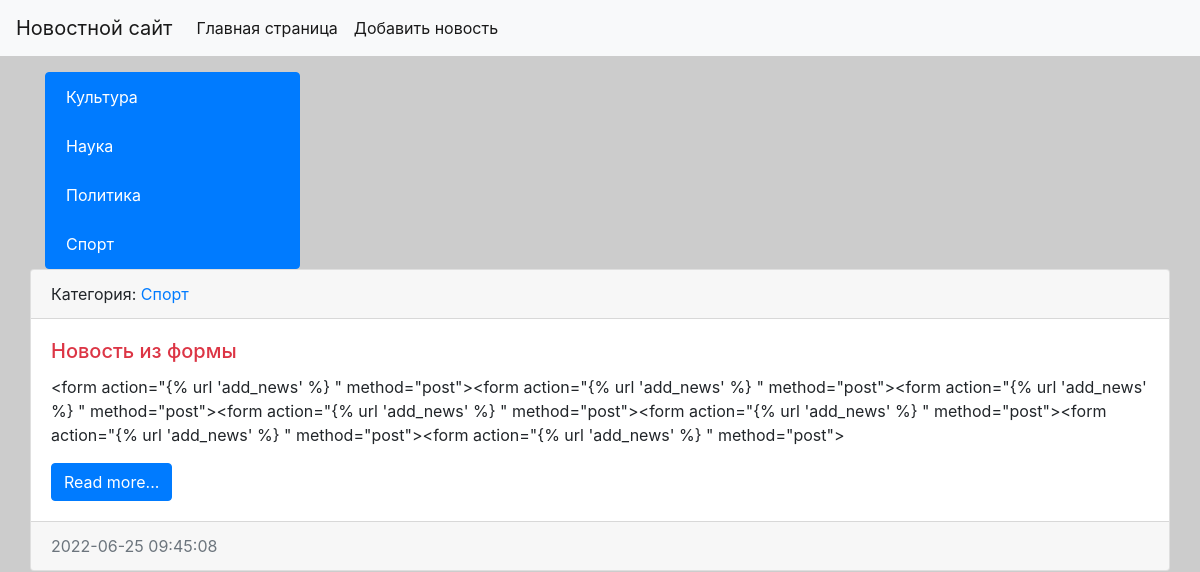
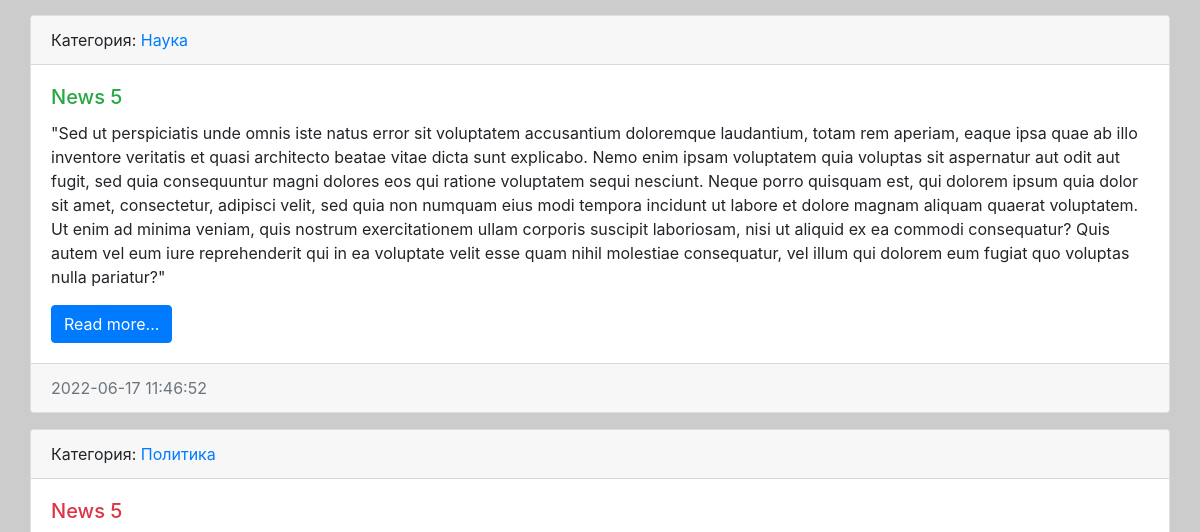
The app's page / (upper part), older data (2 pictures, top to bottom).
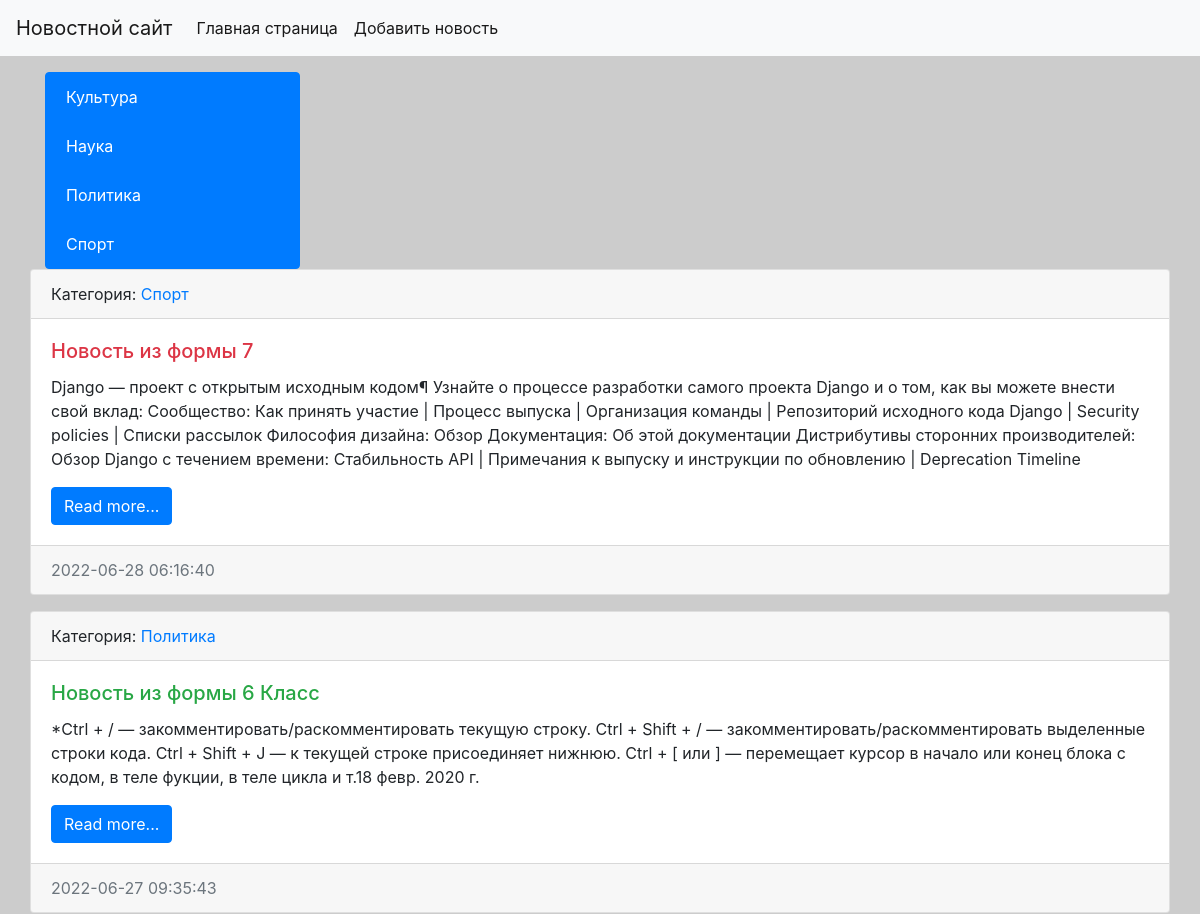
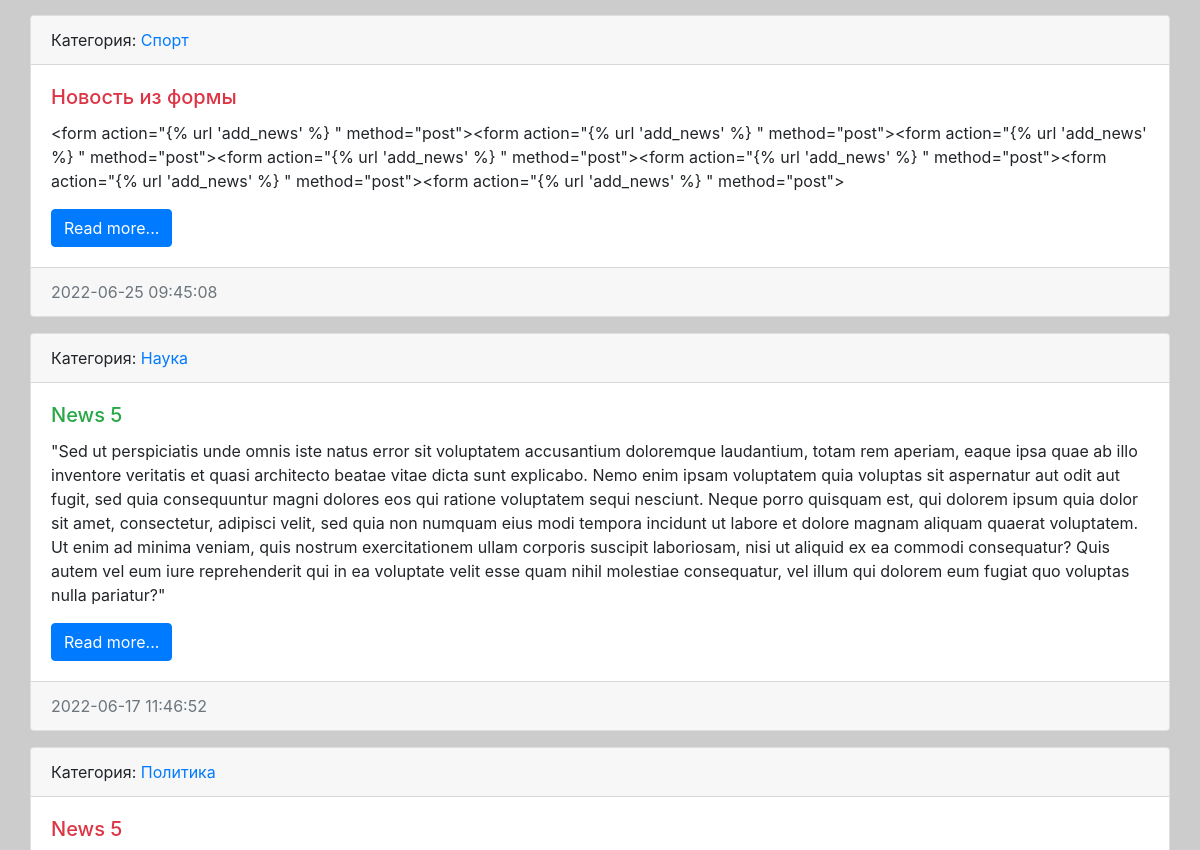
The same page, newer data (2 pictures, top to bottom).
### news/models.py (models this page shows, shortened)
class Category(models.Model):
    title = models.CharField(max_length=150, db_index=True, verbose_name='Наименование категории')
    def get_absolute_url(self):
        return reverse('category', kwargs={"category_id": self.pk})  # 1-й параметр название маршрута
    def __str__(self):
        return self.title
    class Meta:
        verbose_name = 'Категория'
        verbose_name_plural = 'Категории'
        ordering = ['title']

class News(models.Model):
    title = models.CharField(max_length=150, verbose_name='Наименование')
    content = models.TextField(blank=True, verbose_name='Контент')
    created_at = models.DateTimeField(auto_now_add=True, verbose_name='Дата публикации')
    updated_at = models.DateTimeField(auto_now=True, verbose_name='Обновленно')
    photo = models.ImageField(upload_to='photos/%Y/%m/%d/', verbose_name='Фото', blank=True)
    is_published = models.BooleanField(default=True, verbose_name='Опубликовано?')
    category = models.ForeignKey('Category', on_delete=models.PROTECT, verbose_name='Категория')
    def get_absolute_url(self):
        return reverse('view_news', kwargs={"pk": self.pk})
    class Meta:
        verbose_name = 'Новость'
        verbose_name_plural = 'Новости'
        ordering = ['-created_at']

### news/views.py (the view, shortened to what this page needs)
# urls.py: path('', HomeNews.as_view(), name='home'),
class HomeNews(ListView):
    model = News
    template_name = 'news/home_news_list.html'
    context_object_name = 'news'
    def get_queryset(self):
        return News.objects.filter(is_published=True)

### news/templatetags/news_tags.py (called while the page is built)
@register.inclusion_tag('news/list_categories.html')
def show_categories(arg1='Hello', arg2='world'):
    categories = Category.objects.all()
    return {'categories': categories, 'arg1': arg1, 'arg2': arg2}

### news/templates/news/home_news_list.html (shortened to what this page needs)
{% extends 'base.html' %}
{% block sidebar %}
{% include 'inc/_sidebar.html' %}
{% endblock %}
{% block content %}
        {% for item in news %}
        <div class="card mb-3">
          <div class="card-header">
                Категория: <a href="{{ item.category.get_absolute_url }}">
              {{ item.category }}</a>
          </div>
          <div class="card-body">
              <div class="media">
                  <div class="media-body">
                    <h5 class="card-title {% cycle 'text-danger' 'text-success' %}"> {{ item.title }}</h5>
            <p class="card-text">{{ item.content }}</p>
            <a href="{{ item.get_absolute_url }}" class="btn btn-primary">Read more...</a>
          </div>
                  </div>
              </div>
          <div class="card-footer text-muted">
              {{ item.created_at|date:"Y-m-d H:i:s" }}
          </div>
        </div>
        {% endfor %}
{% endblock %}

### templates/base.html (shortened to what this page needs)
{% load static %}
<!doctype html>
<html lang="en">
  <head>
    <link rel="stylesheet" href="{% static 'bootstrap/css/bootstrap.min.css'%}">
    <link rel="stylesheet" href="{% static 'css/style.css'%} ">
  </head>
  <body>
{% include 'inc/_nav.html' %}
<div class="container mt-3" >
        <div class="row">
            <div class="col-md-3">
            {% block sidebar %}Sidebar{% endblock %}
            </div>{% block content %}Content{% endblock %}
        </div>
    </div>
  </body>
</html>

### templates/inc/_nav.html (shortened to what this page needs)
<nav class="navbar navbar-expand-lg navbar-light bg-light">
  <a class="navbar-brand" href="{% url 'home' %}">Новостной сайт</a>
  <div class="collapse navbar-collapse" id="navbarSupportedContent">
    <ul class="navbar-nav mr-auto">
      <li class="nav-item active"><a class="nav-link" href="{% url 'home' %}">Главная страница </a>
      </li>
      <li class="nav-item active"><a class="nav-link" href="{% url 'add_news' %}">Добавить новость
        </a>
            </li>
    </ul>
  </div>
</nav>

### templates/inc/_sidebar.html (shortened to what this page needs)
{% load news_tags %}
{% show_categories %}

### news/templates/news/list_categories.html
<div class="list-group">
    {% for item in categories %}
    <a href="{{ item.get_absolute_url }}"
       class="list-group-item list-group-item-action active"
       aria-current="true">
     {{item.title}}
     </a>
     {% endfor %}
</div>

### mysite/static/css/style.css (style rules this page uses)
body { background-color: #ccc; }

Row changes from the older to the newer data that the page shows:
added News: category "Спорт", title "Новость из формы 7", content "Django — проект с открытым исходным кодом¶ Узнайте о процессе разработки самого проекта Django и о том, как вы можете внести свой вклад: Сообщество: Как принять участие | Процесс выпуска | Организация команды | Репозиторий исходного кода Django | Security policies | Списки рассылок Философия дизайна: Обзор Документация: Об этой документации Дистрибутивы сторонних производителей: Обзор Django с течением времени: Стабильность API | Примечания к выпуску и инструкции по обновлению | Deprecation Timeline", created_at "2022-06-28 06:16:40"
added News: category "Политика", title "Новость из формы 6 Класс", content "*Ctrl + / — закомментировать/раскомментировать текущую строку. Ctrl + Shift + / — закомментировать/раскомментировать выделенные строки кода. Ctrl + Shift + J — к текущей строке присоединяет нижнюю. Ctrl + [ или ] — перемещает курсор в начало или конец блока с кодом, в теле фукции, в теле цикла и т.18 февр. 2020 г.", created_at "2022-06-27 09:35:43"
